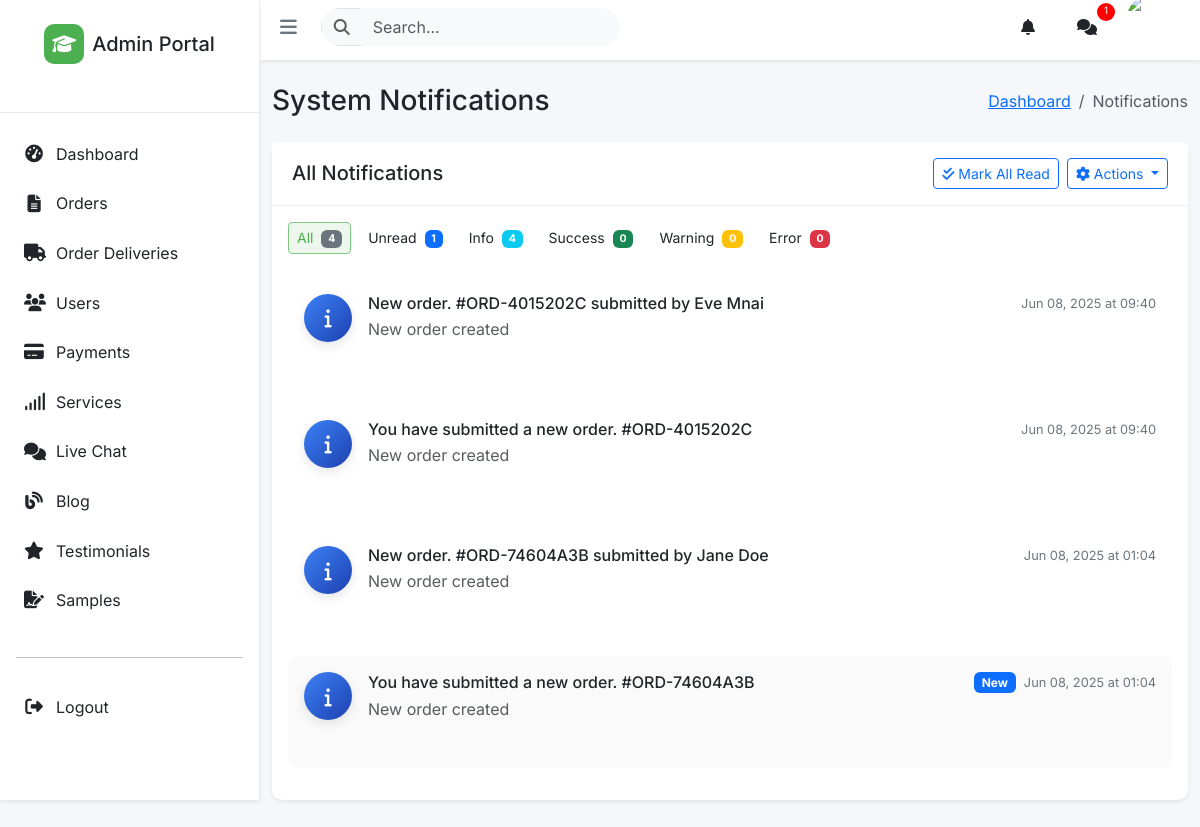
The app's page /admin/notifications (signed in) with its own data.
### app/models/communication.py (models this page shows, shortened)
class Notification(db.Model):
    id = db.Column(db.Integer, primary_key=True)
    user_id = db.Column(db.Integer, db.ForeignKey('users.id'), nullable=False)
    title = db.Column(db.String(100), nullable=False)
    message = db.Column(db.Text, nullable=False)
    type = db.Column(db.String(20), default='info')  # info, success, warning, error
    link = db.Column(db.String(255),    nullable=True)
    is_read = db.Column(db.Boolean, default=False)
    created_at = db.Column(db.DateTime, default=datetime.now)

### app/routes/admin.py (the view)
@admin_bp.route('/notifications')
@login_required
@admin_required
def list_notifications():
    notifications = Notification.query.order_by(Notification.created_at.desc()).all()
    return render_template('admin/communication/notifications.html',
                           notifications=notifications,
                           title='System Notifications')

### app/models/user.py (called while the page is built)
    def get_name(self):
        if self.first_name and self.last_name:
            return f"{self.first_name} {self.last_name}"
        return self.username

### app/routes/admin.py (called while the page is built)
def admin_required(f):
    @wraps(f)
    def decorated_function(*args, **kwargs):
        if not current_user.is_admin:
            flash('Admin access required', 'danger')
            return redirect(url_for('main.home'))
        return f(*args, **kwargs)
    return decorated_function

### app/templates/admin/communication/notifications.html (shortened to what this page needs)
{% extends "admin/base.html" %}
{% block content %}
<div class="container-fluid py-4">
    <div class="row mb-4">
        <div class="col">
            <div class="d-flex align-items-center justify-content-between">
                <h1 class="h3 mb-0">System Notifications</h1>
                <nav aria-label="breadcrumb">
                    <ol class="breadcrumb mb-0">
                        <li class="breadcrumb-item"><a href="{{ url_for('admin.index') }}">Dashboard</a></li>
                        <li class="breadcrumb-item active" aria-current="page">Notifications</li>
                    </ol>
                </nav>
            </div>
        </div>
    </div>
    <div class="row mb-4">
        <div class="col-12">
            <div class="card shadow-sm">
                <div class="card-header bg-white d-flex justify-content-between align-items-center">
                    <h5 class="mb-0">All Notifications</h5>
                    <div class="d-flex gap-2">
                        <button type="button" class="btn btn-outline-primary btn-sm" id="markAllRead">
                            <i class="fas fa-check-double"></i> Mark All Read
                        </button>
                        <div class="dropdown">
                            <button class="btn btn-outline-primary btn-sm dropdown-toggle" type="button" id="bulkActionsDropdown" data-bs-toggle="dropdown" aria-expanded="false">
                                <i class="fas fa-cog"></i> Actions
                            </button>
                        </div>
                    </div>
                </div>
                <div class="card-body">
                    <div class="d-flex flex-wrap gap-2 mb-4">
                        <button type="button" class="btn btn-sm filter-btn active" data-filter="all">
                            All <span class="badge bg-secondary ms-1">{{ notifications|length }}</span>
                        </button>
                        <button type="button" class="btn btn-sm filter-btn" data-filter="unread">
                            Unread <span class="badge bg-primary ms-1">{{ notifications|selectattr('is_read', 'equalto', false)|list|length }}</span>
                        </button>
                        <button type="button" class="btn btn-sm filter-btn" data-filter="info">
                            Info <span class="badge bg-info ms-1">{{ notifications|selectattr('type', 'equalto', 'info')|list|length }}</span>
                        </button>
                        <button type="button" class="btn btn-sm filter-btn" data-filter="success">
                            Success <span class="badge bg-success ms-1">{{ notifications|selectattr('type', 'equalto', 'success')|list|length }}</span>
                        </button>
                        <button type="button" class="btn btn-sm filter-btn" data-filter="warning">
                            Warning <span class="badge bg-warning ms-1">{{ notifications|selectattr('type', 'equalto', 'warning')|list|length }}</span>
                        </button>
                        <button type="button" class="btn btn-sm filter-btn" data-filter="error">
                            Error <span class="badge bg-danger ms-1">{{ notifications|selectattr('type', 'equalto', 'error')|list|length }}</span>
                        </button>
                    </div>
                    <div class="notifications-list">
                        {% if notifications %}
                            {% for notification in notifications %}
                                <div class="notification-card card mb-3 {{ notification.type }} {% if not notification.is_read %}unread{% endif %}" data-type="{{ notification.type }}" data-read="{{ notification.is_read|lower }}" data-id="{{ notification.id }}">
                                    <div class="card-body">
                                        <div class="d-flex align-items-start">
                                            <div class="notification-icon {{ notification.type }} me-3">
                                                {% if notification.type == 'info' %}
                                                    <i class="fas fa-info"></i>
                                                {% elif notification.type == 'success' %}
                                                    <i class="fas fa-check"></i>
                                                {% elif notification.type == 'warning' %}
                                                    <i class="fas fa-exclamation"></i>
                                                {% elif notification.type == 'error' %}
                                                    <i class="fas fa-times"></i>
                                                {% endif %}
                                            </div>
                                            <div class="flex-grow-1">
                                                <div class="d-flex justify-content-between align-items-center mb-1">
                                                    <h6 class="mb-0">{{ notification.title }}</h6>
                                                    <div class="d-flex align-items-center">
                                                        {% if not notification.is_read %}
                                                            <span class="badge bg-primary me-2">New</span>
                                                        {% endif %}
                                                        <span class="notification-date">{{ notification.created_at.strftime('%b %d, %Y at %H:%M') }}</span>
                                                    </div>
                                                </div>
                                                <p class="mb-0 text-muted">{{ notification.message|truncate(100) }}</p>
                                            </div>
                                        </div>
                                    </div>
                                </div>
                            {% endfor %}
                        {% endif %}
                    </div>
                </div>
            </div>
        </div>
    </div>
</div>
{% endblock %}

### app/templates/admin/communication/notifications.html (style rules this page uses)
.notification-card { transition: all 0.3s ease; border-left: 4px solid transparent; }
.notification-card.unread { background-color: rgba(250, 250, 250, 0.9); }
.notification-card.info { border-left-color: var(--secondary); }
.notification-icon { width: 40px; height: 40px; border-radius: 50%; display: flex; align-items: center; justify-content: center; }
.notification-icon.info { background-color: rgba(33, 150, 243, 0.1); color: var(--secondary); }
.notification-date { font-size: 0.8rem; color: var(--gray); }
.filter-btn.active { background-color: var(--primary-subtle); color: var(--primary); border-color: var(--primary-light); }

### app/templates/admin/base.html (style rules this page uses)
:root { --primary: #4caf50; --primary-light: #81c784; --primary-dark: #388e3c; --primary-subtle: rgba(76, 175, 80, 0.1); --secondary: #2196f3; --success: #4caf50; --info: #00bcd4; --warning: #ffc107; --danger: #f44336; --light: #f8f9fa; --dark: #212529; --gray: #6c757d; --gray-light: #e9ecef; --sidebar-width: 260px; --sidebar-collapsed-width: 70px; --top-nav-height: 60px; }
body { font-family: "Inter", "Segoe UI", Roboto, sans-serif; background-color: #f5f7fa; }
.admin-dashboard-page { background-color: #f5f7fa; margin: 0; padding: 0; }
.notification-icon { width: 48px; height: 48px; border-radius: 50%; display: flex; align-items: center; justify-content: center; font-size: 1.2rem; margin-right: 1rem; box-shadow: 0 4px 12px rgba(0, 0, 0, 0.1); flex-shrink: 0; }
.notification-icon.info { background: linear-gradient(135deg, #3b82f6, #1e40af); color: white; }
.card { border: none; border-radius: 10px; }
.card-header { background-color: white; border-bottom: 1px solid rgba(0, 0, 0, 0.05); padding: 1rem 1.25rem; }

### records on screen
Notification: type "info" (drawn), title "New order. #ORD-4015202C submitted by Eve Mnai", created_at "Jun 08, 2025 at 09:40", message "New order created"
Notification: type "info" (drawn), title "You have submitted a new order. #ORD-4015202C", created_at "Jun 08, 2025 at 09:40", message "New order created"
Notification: type "info" (drawn), title "New order. #ORD-74604A3B submitted by Jane Doe", created_at "Jun 08, 2025 at 01:04", message "New order created"
Notification: type "info" (drawn), title "You have submitted a new order. #ORD-74604A3B", is_read "New", created_at "Jun 08, 2025 at 01:04", message "New order created"

### other values on screen
{{ notifications|length }} "4"
{{ notifications|selectattr('is_read', 'equalto', false)|list|length }} "1"
{{ notifications|selectattr('type', 'equalto', 'info')|list|length }} "4"
{{ notifications|selectattr('type', 'equalto', 'success')|list|length }} "0"
{{ notifications|selectattr('type', 'equalto', 'warning')|list|length }} "0"
{{ notifications|selectattr('type', 'equalto', 'error')|list|length }} "0"
